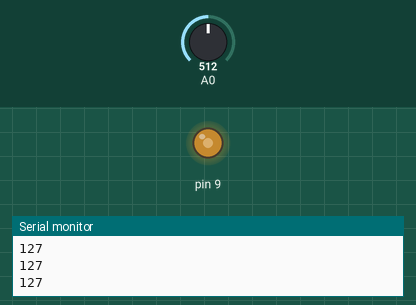
This sketch was run on a simulated Arduino Uno, built with avr-gcc and run on an emulated ATmega328P. Shown: output pins drawn as LEDs (lit = HIGH), the last lines printed to the serial monitor. Inputs (shaded band) come from the test bench; at power-on: A0 = 512.

Above: at 1.2 s.
1.3 s: A0 set to 716
At 1.9 s:
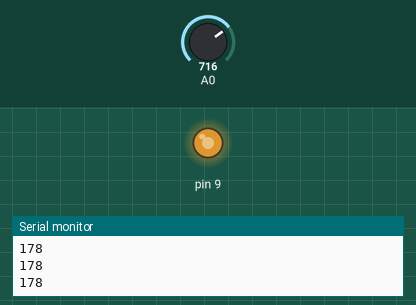
2.8 s: A0 set to 900
At 3.2 s:
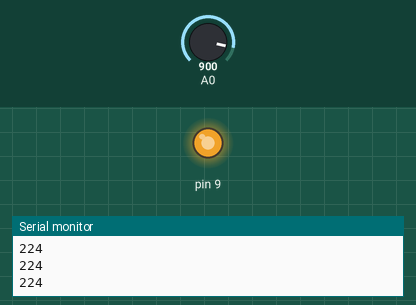
4.3 s: A0 set to 122
At 5.4 s:
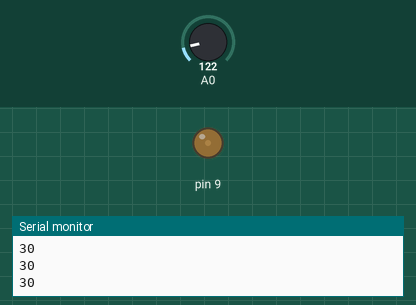
5.8 s: A0 set to 0
At 6.6 s:
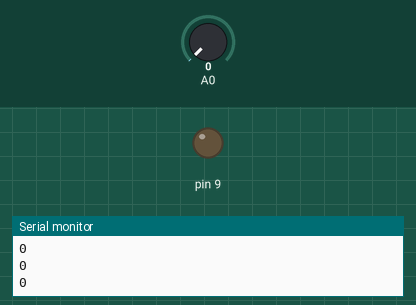
7.3 s: A0 set to 511
At 7.7 s:
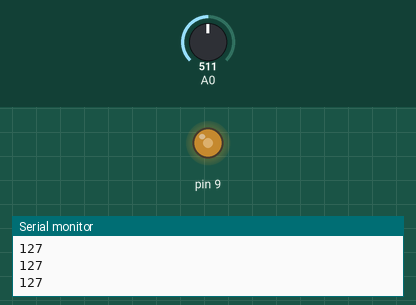
Timing chart, 0 to 9.8 s (numbered marks = the images above; inputs shaded):
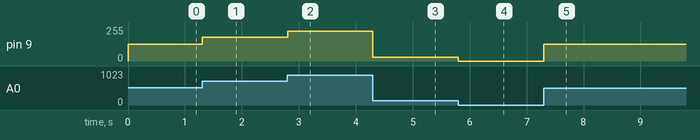

Measured:
- after the input at 1.3 s, pin 9: 127/255 → 178/255 at once
- after the input at 2.8 s, pin 9: 178/255 → 224/255 at once
- after the input at 4.3 s, pin 9: 224/255 → 30/255 at once
- after the input at 5.8 s, pin 9: 30/255 → 0/255 at once
- after the input at 7.3 s, pin 9: 0/255 → 127/255 at once

The sketch:

004_analog_led_pot1.ino
```cpp
// C++ code
//
void setup()
{
  pinMode(9, OUTPUT);
  pinMode(A0,INPUT);
  Serial.begin(9600);
}

void loop()
{
  int potvalue = analogRead(A0);
  int ledvalue = map(potvalue,0,1023,0,255);
  analogWrite(9,ledvalue);
  Serial.println(ledvalue);
}
```
